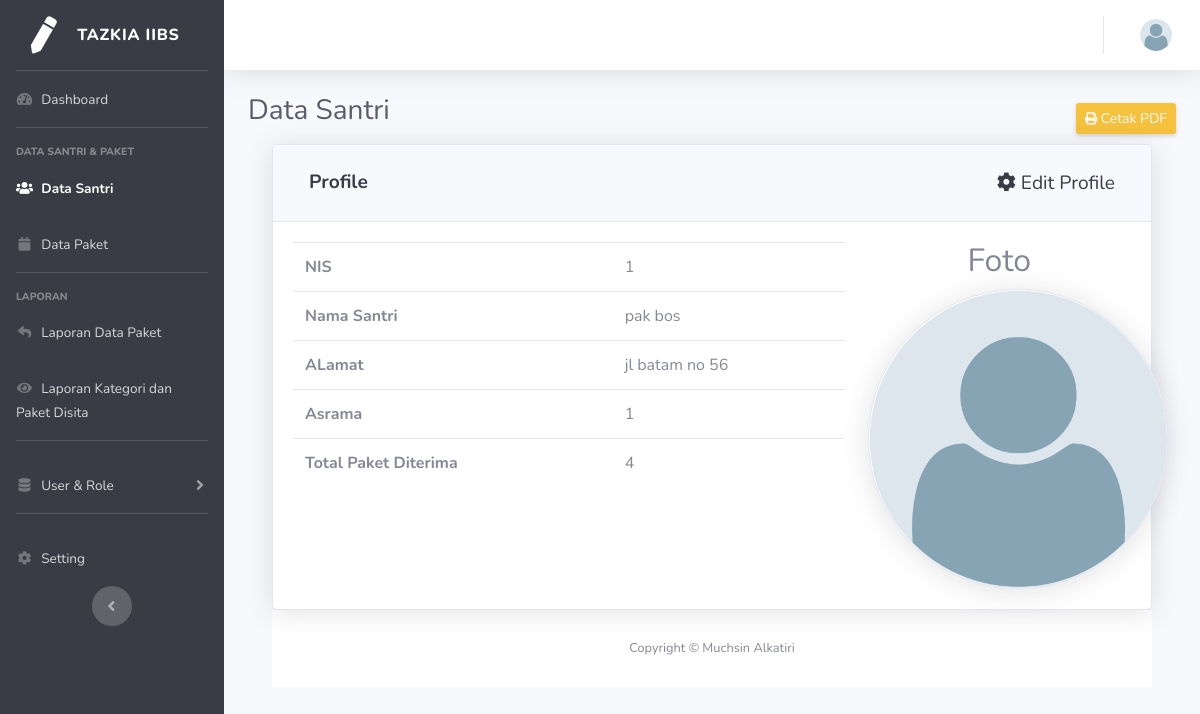
Page /santri/detail/1 on the committed database.
### tables this page shows
CREATE TABLE `data_santri` (
  `NIS` int(100) NOT NULL,
  `nama_santri` varchar(100) NOT NULL,
  `alamat` varchar(100) NOT NULL,
  `asrama_id` int(11) NOT NULL,
  `total_paket_diterima` int(11) NOT NULL
);

### application/controllers/Santri.php (called while the page is built, shortened)
<?php
class Santri extends CI_Controller {
	function __construct(){
		$this->load->helper(array('form', 'url'));
		$this->load->library('form_validation');
		$this->load->model('santri_model');
	}
	public function detail($nis)
	{
		$data['page_title'] = 'Data Santri';
		$data['santri']=$this->santri_model->get_data_by_id($nis);
		$this->load->view('v_santri/detail',$data);
	}
}

### index.php (called while the page is built, shortened)
<?php
require_once BASEPATH.'core/CodeIgniter.php';

### application/models/santri_model.php (called while the page is built, shortened)
<?php defined('BASEPATH') OR exit('No direct script access allowed');
class Santri_model extends CI_Model {
  public function get_data_by_id($nis)
  {
    $this->db->get('data_santri');
    $query = $this->db->get_where('data_santri', array('data_santri.nis' => $nis));
    return $query->row();
  }
}

### application/views/v_santri/detail.php (the view, shortened to what this page needs)
 <a href="<?php echo base_url('santri/cetakpdf/').$santri->NIS ?>" class="d-none d-sm-inline-block btn btn-sm bg-warning text-gray-100 shadow-sm" ><i class="fa fa-print fa-sm "></i> Cetak PDF</a>
 </div>
<div class="container ">
	<div class="row ">
		<div class="col-lg-12">
			<div class="card shadow mb-7">
				<div class="card-header py-3 ">
					<nav class="navbar">
						<h6 class="text-lg m-0 font-weight-bold text-gray-900">Profile</h6>
						<ul class="navbar-nav ml-auto">
							<a class="text-gray-900 text-lg" href="<?php echo base_url().'santri/update/'.$santri->NIS ?>" >
								<span class="fa fa-cog"></span> Edit Profile
							</a>
						</ul>
					</nav>
				</div>
				<div class="card-body">
					<div class="row">
						<div class="col-sm-8">
							<table class="table">
								<tr>
									<td><strong>NIS</strong></td>
									<td><?php echo $santri->NIS ?></td>
								</tr>
								<tr>
									<td><strong>Nama Santri</strong></td>
									<td><?php echo $santri->nama_santri ?></td>
								</tr>
								<tr>
									<td><strong>ALamat</strong></td>
									<td><?php echo $santri->alamat ?></td>
								</tr>
								<tr>
									<td><strong>Asrama</strong></td>
									<td><?php echo $santri->asrama_id ?></td>
								</tr>
								<tr>
									<td><strong>Total Paket Diterima</strong></td>
									<td><?php echo $santri->total_paket_diterima ?></td>
								</tr>
							</table>
					</div>
					<div class="col-sm-4 ">
						<center>
							<h2 >Foto</h2>
							<img class="card shadow mb-7" class="img-profile rounded-circle" id="gambar_nodin"  alt="Preview Gambar" style='width:300px;height:300px; border-radius: 50%;  ' src="<?php echo base_url()."uploads/img-user/default-user.png" ?>">
						</center>
</div>
</div>

### rows in the picture
data_santri: NIS "1", nama_santri "pak bos", alamat "jl batam no 56", asrama "1", total_paket_diterima "4"

### other values in the picture
$page_title "Data Santri"
